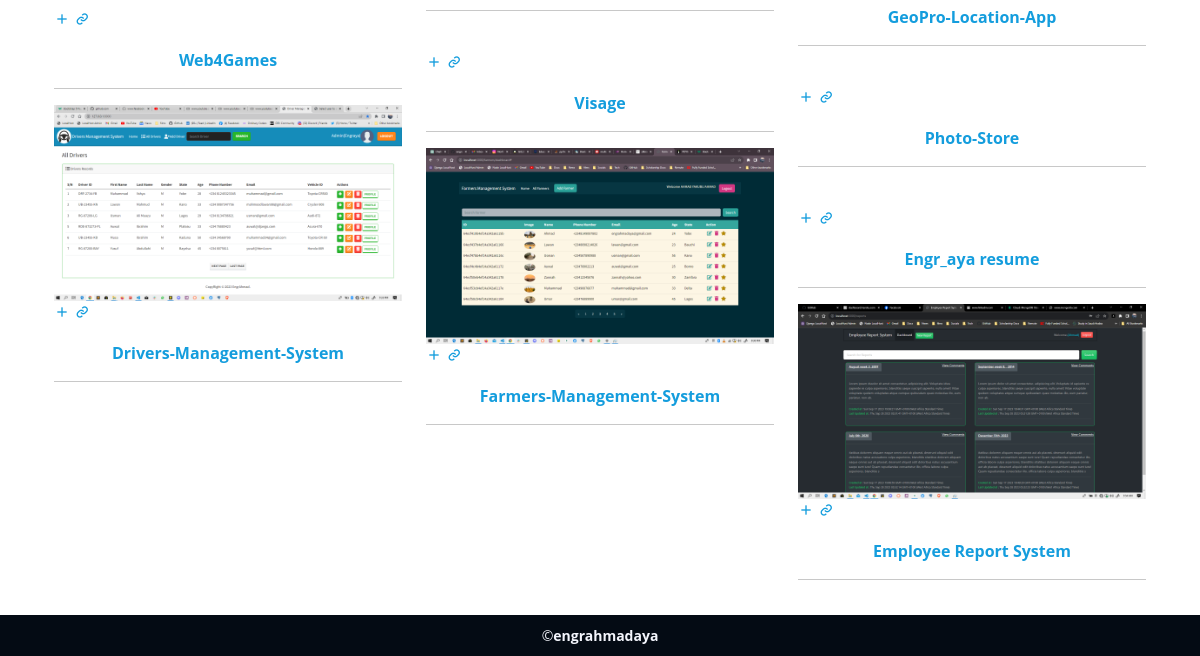
Page /portfolio (lower part) on the earlier database version.
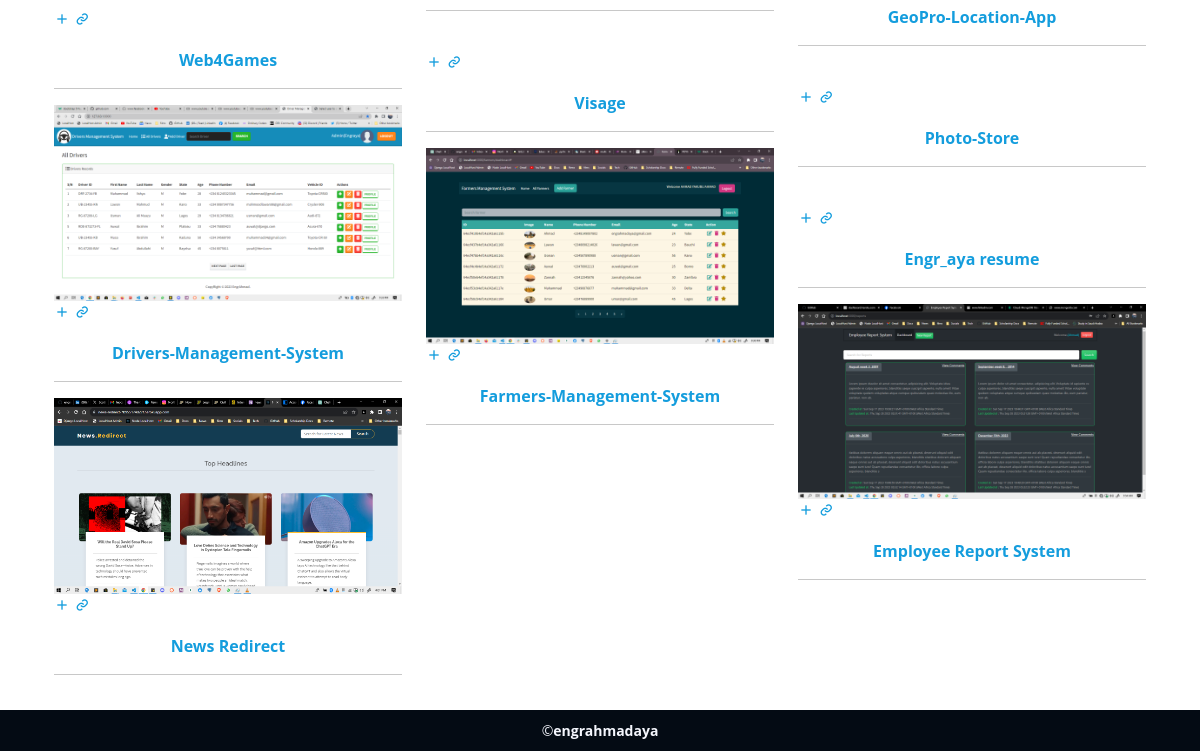
Same page on the later database version.
### baseapp/models.py (models this page shows, shortened)
class Portfolio(models.Model):
    title = models.CharField(max_length=200, null=True, blank=True)
    portfolio_description = models.TextField()
    cover_image = models.ImageField(upload_to='portfolio_cover', null=True, blank=True)
    tech_stack = models.CharField(max_length=200, null=True, blank=True)
    deployment = models.CharField(max_length=200, null=True, blank=True)
    status = models.CharField(max_length=100, null=True, blank=True, choices=PROJECT_STATUS)
    portfolio_url = models.URLField(max_length=200, null=True, blank=True)

### baseapp/views.py (the view)
# urls.py: path('portfolio', views.portfolio, name="portfolio"),
def portfolio(request):
    portfolios = Portfolio.objects.all()
    context = {'portfolios' : portfolios}
    return render(request, 'baseapp/portfolio.html', context)

### baseapp/templates/baseapp/portfolio.html (shortened to what this page needs)
{% extends 'baseapp/base.html' %}
{% load static %}
{% block content  %}
    <section id="portfolio" class="container">
        <div class="container">
          <div class="row portfolio-container justify-content-center align-content-center" data-aos="fade-up" data-aos-delay="100">
            {% for portfolio in portfolios %}
            <div class="col-lg-4 col-md-6 portfolio-item filter-app">
              <div class="portfolio-wrap">
                <img src="{{portfolio.cover_image.url}}" class="img-fluid" alt="">
                <div class="portfolio-links">
                  <a href="{{portfolio.cover_image.url}}" data-gallery="portfolioGallery" class="portfolio-lightbox" title="App 1"><i class="bx bx-plus"></i></a>
                  <a href="{{portfolio.portfolio_url}}" target="_blank" title="More Details"><i class="bx bx-link"></i></a>
                </div>
              </div>
              <a href="{% url 'portfolio_detail' portfolio.id %}" title="More Details"><strong class="d-flex justify-content-center mt-3">{{portfolio.title}}</strong></a>
              <hr>
            </div>
            {% endfor %}
          </div>
        </div>
      </section>
{% endblock content  %}

Differences in the rows shown:
added Portfolio: cover_image (picture), title "News Redirect"
